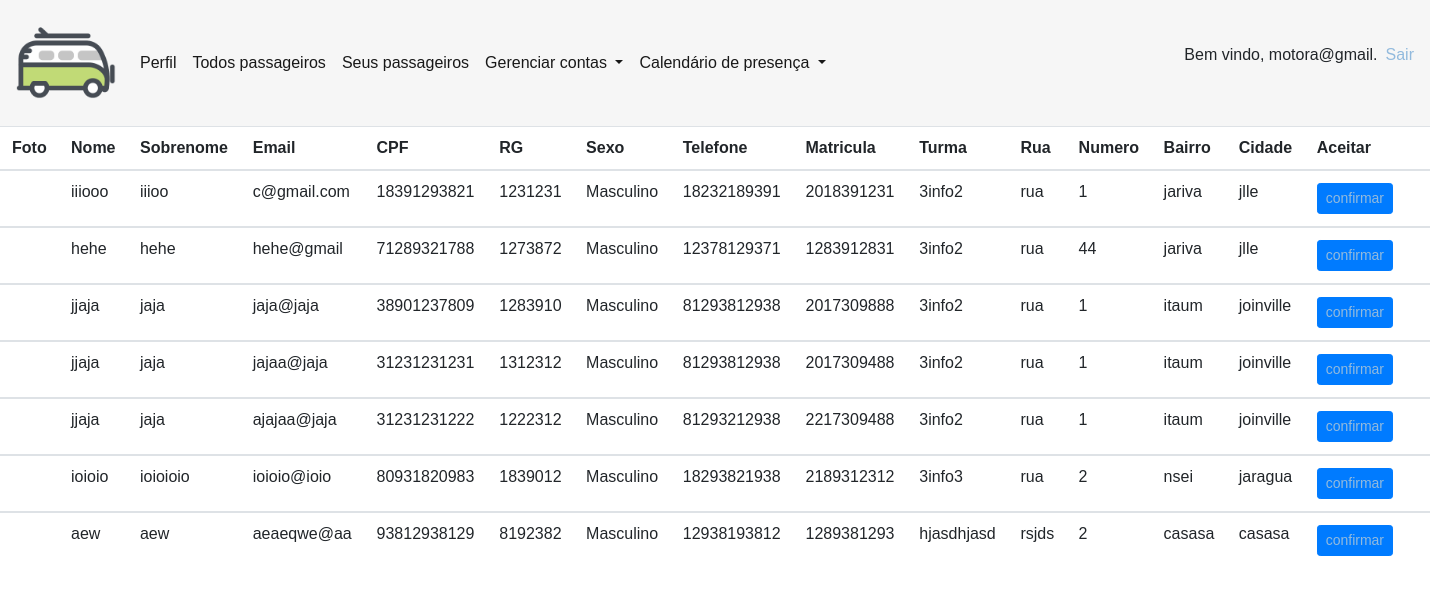
The page /paginas/aprovar_passageiros.php (signed in) on the database as committed earlier.
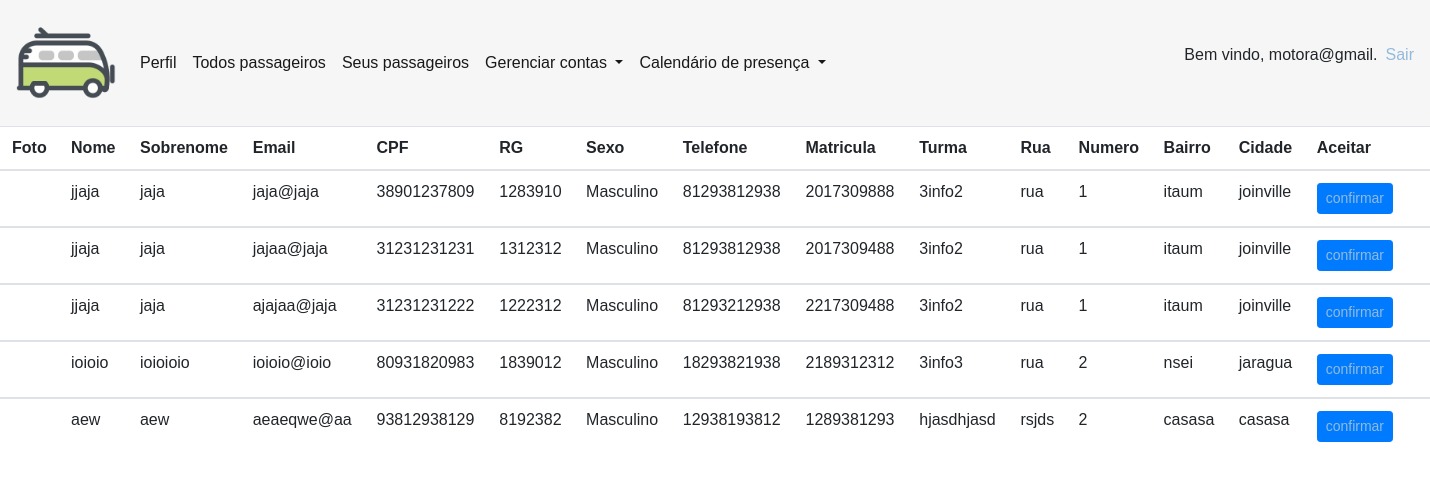
The same page on the database as committed later.
### tables this page shows
CREATE TABLE `usuarios` (
  `id_usuario` int(8) NOT NULL,
  `tipuser_tip_user` int(1) DEFAULT NULL,
  `cpf` bigint(12) NOT NULL,
  `rg` int(7) NOT NULL,
  `email` varchar(40) NOT NULL,
  `nome` varchar(40) NOT NULL,
  `sobrenome` varchar(15) NOT NULL,
  `sexo` varchar(11) NOT NULL,
  `telefone` bigint(20) NOT NULL,
  `senha` longtext NOT NULL,
  `aprovado` int(1) UNSIGNED NOT NULL DEFAULT 0,
  `imagem` varchar(255) DEFAULT NULL
);

CREATE TABLE `passageiros` (
  `id_passageiro` int(5) NOT NULL,
  `emp_cod_empresa` int(2) DEFAULT NULL,
  `id_usuario_id` int(8) DEFAULT NULL,
  `matricula` bigint(10) NOT NULL,
  `curso` varchar(40) NOT NULL,
  `turma` varchar(40) NOT NULL,
  `id_motorista_id` int(3) DEFAULT NULL
);

CREATE TABLE `enderecos` (
  `id_end_passageiro` int(5) NOT NULL,
  `id_passageiro_id` int(5) DEFAULT NULL,
  `cep` int(8) NOT NULL,
  `rua` varchar(50) NOT NULL,
  `numero` bigint(6) NOT NULL,
  `bairro` varchar(20) NOT NULL,
  `estado` varchar(20) NOT NULL,
  `cidade` varchar(50) NOT NULL,
  `complemento` varchar(40) NOT NULL
);

### paginas/aprovar_passageiros.php (the view, shortened to what this page needs)
<?php
require("cabecalho.php");
$aprovar_passageiros = $conexao->query("SELECT imagem, nome, sobrenome, email, cpf, rg, sexo, telefone, aprovado, matricula, curso, turma, rua, numero, bairro, cidade from usuarios, passageiros, enderecos where aprovado = 0 and id_usuario = id_usuario_id and id_passageiro = id_passageiro_id");
?>
<div>
<table class="table">
<thead>
    <tr>
      <th scope="col">Foto</th>
      <th scope="col">Nome</th>
      <th scope="col">Sobrenome</th>
      <th scope="col">Email</th>
      <th scope="col">CPF</th>
      <th scope="col">RG</th>
      <th scope="col">Sexo</th>
      <th scope="col">Telefone</th>
      <th scope="col">Matricula</th>
      <th scope="col">Turma</th>
      <th scope="col">Rua</th>
      <th scope="col">Numero</th>
      <th scope="col">Bairro</th>
      <th scope="col">Cidade</th>
      <th scope="col">Aceitar</th>
      <th></th>
    </tr>
  </thead>
  <?php
  $i = 0;
  while($dado = $aprovar_passageiros->fetch_array()){ $i++ ?>
    <tbody>
    <form method="GET">
    <td></div></td>
    <td><?php echo $dado['nome']; ?></td>
    <td><?php echo $dado['sobrenome']; ?></td>
    <td><?php echo $dado['email']; ?></td>
    <td><?php $cpf = $dado['cpf'];
    echo $dado['cpf']; ?></td>
    <td><?php echo $dado['rg']; ?></td>
    <td><?php echo $dado['sexo']; ?></td>
    <td><?php echo $dado['telefone']; ?></td>
    <td><?php echo $dado['matricula']; ?></td>
    <td><?php echo $dado['turma']; ?></td>
    <td><?php echo $dado['rua']; ?></td>
    <td><?php echo $dado['numero']; ?></td>
    <td><?php echo $dado['bairro']; ?></td>
    <td><?php echo $dado['cidade']; ?></td>
      <td><button type="submit" class="btn btn-primary btn-sm" name="aprovacao"> <a href="confirmar_passageiro.php?cpf=<?php echo $cpf; ?>">confirmar</a></button></td>
      <?php } ?>
    </form>
    </tbody>

### paginas/head.php (shortened to what this page needs)
<html lang="en">
<head>
    <link rel="stylesheet" href="../bootstrap/css/bootstrap.min.css">
    <link rel="stylesheet" type="text/css" href="../css/estilo.css">
</head>
<body>

### paginas/cabecalho.php (shortened to what this page needs)
<?php
include("../funcoes/Conexao.php");
require("head.php");
if(isset($_SESSION['id'])){
$id_usuario = $_SESSION['id'];
$query = "select tipuser_tip_user from usuarios where id_usuario = '$id_usuario'";
$result = mysqli_query($conexao, $query);
$rows = [];
$linha = mysqli_fetch_assoc($result);
$rows[] = $linha;
$tipo_usuario = $rows[0]['tipuser_tip_user'];
}
?>
<body>
<header>
    <nav class="navbar navbar-expand-lg navbar-light" style="background-color: #f6f6f6">
        <a class="navbar-brand" href="#"><img src="../img/logo.png" id="icon" alt="Icon" class="logo" style="width: 100px; height: 100px;"></a>
        <div class="collapse navbar-collapse" id="navbarSupportedContent">
            <ul class="navbar-nav mr-auto">
<?php
if(isset($tipo_usuario)){
if($tipo_usuario == 2){
    echo '
<li class="nav-item">
<a class="nav-link active" href="perfil.php">Perfil</a>
</li>
<li class="nav-item">
    <a class="nav-link active" href="passageiro_pelomot.php">Todos passageiros</a>
</li>
<li class="nav-item">
    <a class="nav-link active" href="van_passageiro.php">Seus passageiros</a>
</li>
<div class="dropdown show">
  <a class="nav-link dropdown-toggle" href="#" role="button" id="dropdownMenuLink" data-toggle="dropdown" aria-haspopup="true" aria-expanded="false">
    Gerenciar contas
  </a>
  <div class="dropdown-menu" aria-labelledby="dropdownMenuLink">
    <a class="dropdown-item" href="aprovar_motoristas.php">Aprovar motoristas</a>
    <a class="dropdown-item" href="aprovar_passageiros.php">Aprovar passageiros</a>
  </div>
</div>
</li>
<li class="nav-item active">
<div class="dropdown show">
  <a class="nav-link dropdown-toggle" href="#" role="button" id="dropdownMenuLink" data-toggle="dropdown" aria-haspopup="true" aria-expanded="false">
   Calendário de presença
  </a>
  <div class="dropdown-menu" aria-labelledby="dropdownMenuLink">
    <a class="dropdown-item" href="ver_passageiros.php">Dos seus passageiro</a>
    <a class="dropdown-item" href="ver_todospassageiros.php">De todos os passageiros</a>
  </div>
</div>
</li>
    ';
}
}
?>
</ul>
<?php
if (isset($_SESSION['email'])) {
echo '<nav>
    <p>Bem vindo, '.$_SESSION['email']. '.</p>
    </nav>';
    ?>
    <a href="../funcoes/Logout.php" class="mb-3 ml-2" >Sair</a>
    <?php
}else{
    echo '<a style="float:right" href="../index.php">Faça o login</a>';
}
?>
</header>

### css/estilo.css (style rules this page uses)
body { font-family: "Poppins", sans-serif; height: 100vh; }
a { color: #92badd; display:inline-block; text-decoration: none; font-weight: 400; }
.logo { width:130px; height: 130px; }

Rows that differ between the two databases and show on the page:
no longer on this page (row edited): usuarios: nome "iiiooo", sobrenome "iiioo", email "c@gmail.com", cpf "18391293821", rg "1231231", sexo "Masculino", telefone "18232189391", passageiros.matricula "2018391231", passageiros.turma "3info2", enderecos.rua "rua", enderecos.numero "1", enderecos.bairro "jariva", enderecos.cidade "jlle"
no longer on this page (row edited): usuarios: nome "hehe", sobrenome "hehe", email "hehe@gmail", cpf "71289321788", rg "1273872", sexo "Masculino", telefone "12378129371", passageiros.matricula "1283912831", passageiros.turma "3info2", enderecos.rua "rua", enderecos.numero "44", enderecos.bairro "jariva", enderecos.cidade "jlle"
